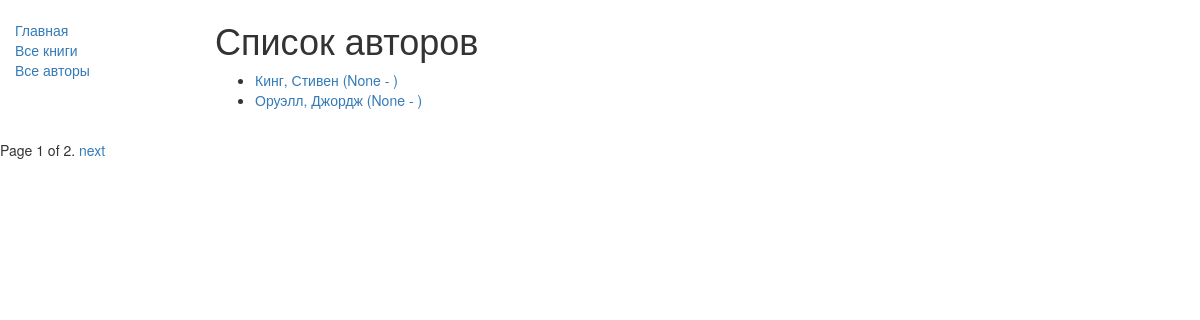
Screenshot of /catalog/authors/ with the database file from the repository.
### catalog/models.py (models this page shows)
class Author(models.Model):  #Модель автора
    first_name = models.CharField(max_length=100)
    last_name = models.CharField(max_length=100)
    date_of_birth = models.DateField(null=True, blank=True)
    date_of_death = models.DateField('Died', null=True, blank=True)
    def get_absolute_url(self):
        return reverse('author-detail', args=[str(self.id)])
    def __str__(self):
        return '%s, %s' % (self.last_name, self.first_name)
    def display_books(self):
        """
        Создает строку для отображения названий книг.
        Это необходимо для отображения книг в админке.
        """
        return ', '.join([book.title for book in Book.objects.filter(author=self)[:3]])
    display_books.short_description = 'Books'

### catalog/views.py (the view)
# urls.py: re_path('authors/$', views.AuthorListView.as_view(), name='authors'),
class AuthorListView(generic.ListView):
    model = Author
    paginate_by = 2
    def get_queryset(self):
        return Author.objects.all()

### catalog/templates/catalog/author_list.html
{% extends "base_generic.html" %}
{% block content %}
<h1>Список авторов</h1>
{% if author_list %}
  <ul>
  {% for author in author_list %}
    <li>
      <a href="{{ author.get_absolute_url }}">
      {{ author }} ({{author.date_of_birth}} - {% if author.date_of_death %}{{author.date_of_death}}{% endif %})
      </a>
    </li>
  {% endfor %}
 </ul>
{% else %}
  <p>Доступных авторов нет.</p>
{% endif %}
{% endblock %}

### rows the page displays
Author: last_name+first_name "Кинг, Стивен", date_of_birth "None"
Author: last_name+first_name "Оруэлл, Джордж", date_of_birth "None"

### other values shown
{{ page_obj.number }} "1"
{{ page_obj.paginator.num_pages }} "2"
